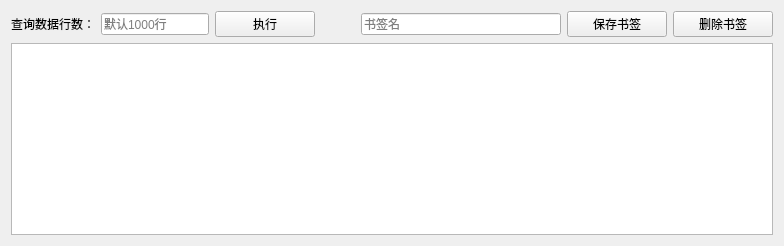
                <widget class="QWidget" name="layoutWidget_20">
                 <layout class="QVBoxLayout" name="verticalLayout_15">
                  <item>
                   <layout class="QHBoxLayout" name="horizontalLayout_27">
                    <item>
                     <widget class="BodyLabel" name="label_9">
                      <property name="sizePolicy">
                       <sizepolicy hsizetype="Fixed" vsizetype="Fixed">
                        <horstretch>0</horstretch>
                        <verstretch>0</verstretch>
                       </sizepolicy>
                      </property>
                      <property name="text">
                       <string>查询数据行数：</string>
                      </property>
                     </widget>
                    </item>
                    <item>
                     <widget class="LineEdit" name="edt_sql_row_2">
                      <property name="sizePolicy">
                       <sizepolicy hsizetype="Fixed" vsizetype="Fixed">
                        <horstretch>0</horstretch>
                        <verstretch>0</verstretch>
                       </sizepolicy>
                      </property>
                      <property name="placeholderText">
                       <string>默认1000行</string>
                      </property>
                     </widget>
                    </item>
                    <item>
                     <widget class="PushButton" name="btn_sql_execute_2">
                      <property name="sizePolicy">
                       <sizepolicy hsizetype="Fixed" vsizetype="Fixed">
                        <horstretch>0</horstretch>
                        <verstretch>0</verstretch>
                       </sizepolicy>
                      </property>
                      <property name="minimumSize">
                       <size>
                        <width>100</width>
                        <height>0</height>
                       </size>
                      </property>
                      <property name="text">
                       <string>执行</string>
                      </property>
                     </widget>
                    </item>
                    <item>
                     <spacer name="horizontalSpacer_15">
                      <property name="orientation">
                       <enum>Qt::Horizontal</enum>
                      </property>
                      <property name="sizeHint" stdset="0">
                       <size>
                        <width>40</width>
                        <height>20</height>
                       </size>
                      </property>
                     </spacer>
                    </item>
                    <item>
                     <widget class="LineEdit" name="edt_sql_book_2">
                      <property name="sizePolicy">
                       <sizepolicy hsizetype="Fixed" vsizetype="Fixed">
                        <horstretch>0</horstretch>
                        <verstretch>0</verstretch>
                       </sizepolicy>
                      </property>
                      <property name="minimumSize">
                       <size>
                        <width>200</width>
                        <height>0</height>
                       </size>
                      </property>
                      <property name="focusPolicy">
                       <enum>Qt::ClickFocus</enum>
                      </property>
                      <property name="placeholderText">
                       <string>书签名</string>
                      </property>
                     </widget>
                    </item>
                    <item>
                     <widget class="PushButton" name="btn_sql_save_2">
                      <property name="minimumSize">
                       <size>
                        <width>100</width>
                        <height>0</height>
                       </size>
                      </property>
                      <property name="text">
                       <string>保存书签</string>
                      </property>
                     </widget>
                    </item>
                    <item>
                     <widget class="PushButton" name="btn_sql_del_2">
                      <property name="minimumSize">
                       <size>
                        <width>100</width>
                        <height>0</height>
                       </size>
                      </property>
                      <property name="text">
                       <string>删除书签</string>
                      </property>
                     </widget>
                    </item>
                   </layout>
                  </item>
                  <item>
                   <widget class="TextEdit" name="edt_sql_body_2"/>
                  </item>
                 </layout>
                </widget>
